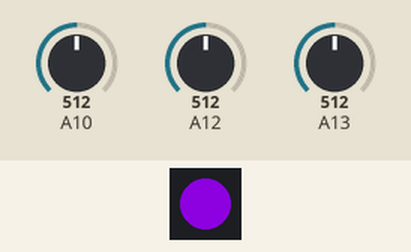
Simulated run of this sketch. Board: Arduino Mega 2560, built with avr-gcc and run on an emulated ATmega2560. Parts: 1 RGB LEDs in strip order, left to right. The test bench sets the inputs (shaded band); at power-on: A10 = 512, A12 = 512, A13 = 512. Dim RGB values are drawn brighter than linear; the modem accepts every AT command (registered, SIM ready, sends succeed) and sends nothing else.

Above: at 1.2 s.
1.3 s: A10 set to 551
At 2.3 s:
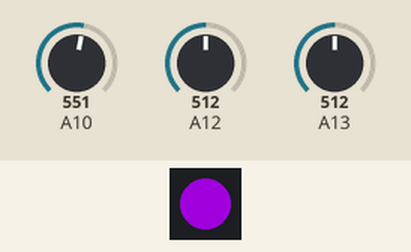
2.8 s: A10 set to 574
At 3.8 s:
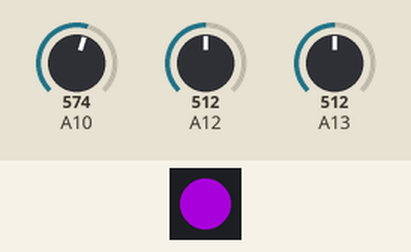
4.3 s: A10 set to 306
At 4.42 s:
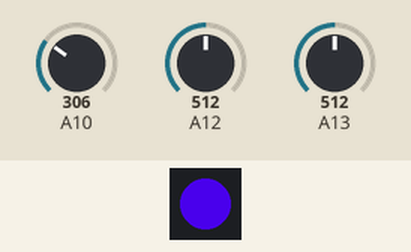
5.9 s: A10 set to 425
At 6.4 s:
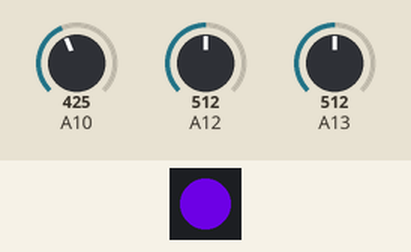
7.5 s: A10 set to 450
At 8.1 s:
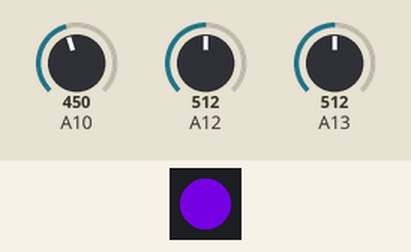
9.0 s: A10 set to 900
At 9.5 s:
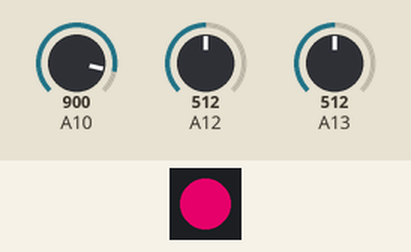
Timing chart, 0 to 11.6 s (numbered marks = the images above; inputs shaded):
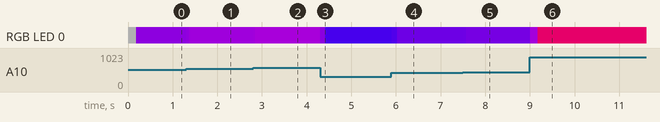

Measured:
- after the input at 1.3 s, RGB LED 0: RGB(99, 0, 156) → RGB(101, 0, 154) at once, → RGB(106, 0, 149) 0.06 s later, → RGB(107, 0, 148) 0.04 s later
- after the input at 2.8 s, RGB LED 0: RGB(107, 0, 148) → RGB(108, 0, 147) at once, → RGB(111, 0, 144) 0.05 s later
- after the input at 4.3 s, RGB LED 0: RGB(111, 0, 144) → RGB(98, 0, 157) at once, → RGB(60, 0, 195) 0.11 s later, → RGB(59, 0, 196) 0.05 s later
- after the input at 5.9 s, RGB LED 0: RGB(59, 0, 196) → RGB(65, 0, 190) at once, → RGB(82, 0, 173) 0.12 s later
- after the input at 7.5 s, RGB LED 0: RGB(82, 0, 173) → RGB(83, 0, 172) at once, → RGB(87, 0, 168) 0.07 s later
- after the input at 9.0 s, RGB LED 0: RGB(87, 0, 168) → RGB(109, 0, 146) at once, → RGB(175, 0, 80) 0.17 s later

The sketch:

chatgpt_be_damned-controller.ino
```cpp
#include <Arduino.h>
#include <FastLED.h>

// ---------------- INPUT ----------------
#define JSTK_X   29
#define JSTK_Y   28
#define SLD_POT  26

// ---------------- LED ----------------
#define LED_PIN 16
const int BRIGHTNESS = 200;
CRGB led[1];

// ---------------- DATA ----------------
struct Packet {
  uint16_t servo[4];
  uint8_t rtt;
};

Packet tx;

// smoothing
int sx = 512, sy = 512, st = 0;

// ======================================================
uint8_t checksum(uint8_t *data, int len) {
  uint8_t c = 0;
  for (int i = 0; i < len; i++) c ^= data[i];
  return c;
}

// ======================================================
void setup() {
  Serial.begin(115200);
  Serial1.begin(115200);

  FastLED.addLeds<WS2812, LED_PIN, GRB>(led, 1);
  led[0] = CRGB(255 - BRIGHTNESS, 255 - BRIGHTNESS, 255 - BRIGHTNESS);
  FastLED.show();
}

// ======================================================
void loop() {
  static uint32_t last = 0;
  uint32_t now = millis();

  if (now - last >= 10) {
    readInputs();
    sendPacket();
    updateLED();
    last = now;
  }
}

// ======================================================
void readInputs() {
  const int MIN = 1000;
  const int MAX = 2000;

  sx = (sx * 3 + analogRead(JSTK_X)) / 4;
  sy = (sy * 3 + analogRead(JSTK_Y)) / 4;
  st = (st * 3 + analogRead(SLD_POT)) / 4;

  tx.rtt = millis() & 0xFF;

  tx.servo[0] = constrain(map(sx, 0, 1023, MIN, MAX), MIN, MAX);
  tx.servo[1] = constrain(map(sx, 0, 1023, MAX, MIN), MIN, MAX);
  tx.servo[2] = constrain(map(sy, 0, 1023, MIN, MAX), MIN, MAX);
  tx.servo[3] = constrain(map(st, 0, 1023, MIN, MAX), MIN, MAX);
}

// ======================================================
void sendPacket() {
  uint8_t buf[11];
  int i = 0;

  buf[i++] = 0xAA;

  for (int k = 0; k < 4; k++) {
    buf[i++] = tx.servo[k] >> 8;
    buf[i++] = tx.servo[k] & 0xFF;
  }

  buf[i++] = tx.rtt;
  buf[i] = checksum(&buf[1], 9);

  Serial1.write(buf, 11);
}

// ======================================================
void updateLED() {
  uint8_t level = map(tx.servo[3], 1000, 2000, 0, BRIGHTNESS);
  led[0] = CRGB(level, 0, 255 - level);
  FastLED.show();
}
```
